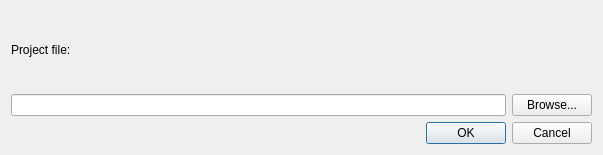
<?xml version="1.0" encoding="UTF-8"?>
<ui version="4.0">
 <class>NewProjectDialog</class>
 <widget class="QDialog" name="NewProjectDialog">
  <property name="geometry">
   <rect>
    <x>0</x>
    <y>0</y>
    <width>603</width>
    <height>155</height>
   </rect>
  </property>
  <property name="windowTitle">
   <string>New project...</string>
  </property>
  <property name="locale">
   <locale language="English" country="UnitedStates"/>
  </property>
  <layout class="QVBoxLayout" name="verticalLayout">
   <item>
    <layout class="QVBoxLayout" name="verticalLayout_2" stretch="0,1">
     <item>
      <widget class="QLabel" name="label">
       <property name="text">
        <string>Project file:</string>
       </property>
      </widget>
     </item>
     <item>
      <layout class="QHBoxLayout" name="horizontalLayout">
       <item>
        <widget class="QLineEdit" name="lineEditProjectFile"/>
       </item>
       <item>
        <widget class="QPushButton" name="buttonProjectFileBrowse">
         <property name="text">
          <string>Browse...</string>
         </property>
        </widget>
       </item>
      </layout>
     </item>
    </layout>
   </item>
   <item>
    <widget class="QDialogButtonBox" name="buttonBox">
     <property name="orientation">
      <enum>Qt::Orientation::Horizontal</enum>
     </property>
     <property name="standardButtons">
      <set>QDialogButtonBox::StandardButton::Cancel|QDialogButtonBox::StandardButton::Ok</set>
     </property>
    </widget>
   </item>
  </layout>
 </widget>
 <resources/>
 <connections>
  <connection>
   <sender>buttonBox</sender>
   <signal>accepted()</signal>
   <receiver>NewProjectDialog</receiver>
   <slot>accept()</slot>
   <hints>
    <hint type="sourcelabel">
     <x>248</x>
     <y>254</y>
    </hint>
    <hint type="destinationlabel">
     <x>157</x>
     <y>274</y>
    </hint>
   </hints>
  </connection>
  <connection>
   <sender>buttonBox</sender>
   <signal>rejected()</signal>
   <receiver>NewProjectDialog</receiver>
   <slot>reject()</slot>
   <hints>
    <hint type="sourcelabel">
     <x>316</x>
     <y>260</y>
    </hint>
    <hint type="destinationlabel">
     <x>286</x>
     <y>274</y>
    </hint>
   </hints>
  </connection>
 </connections>
</ui>
